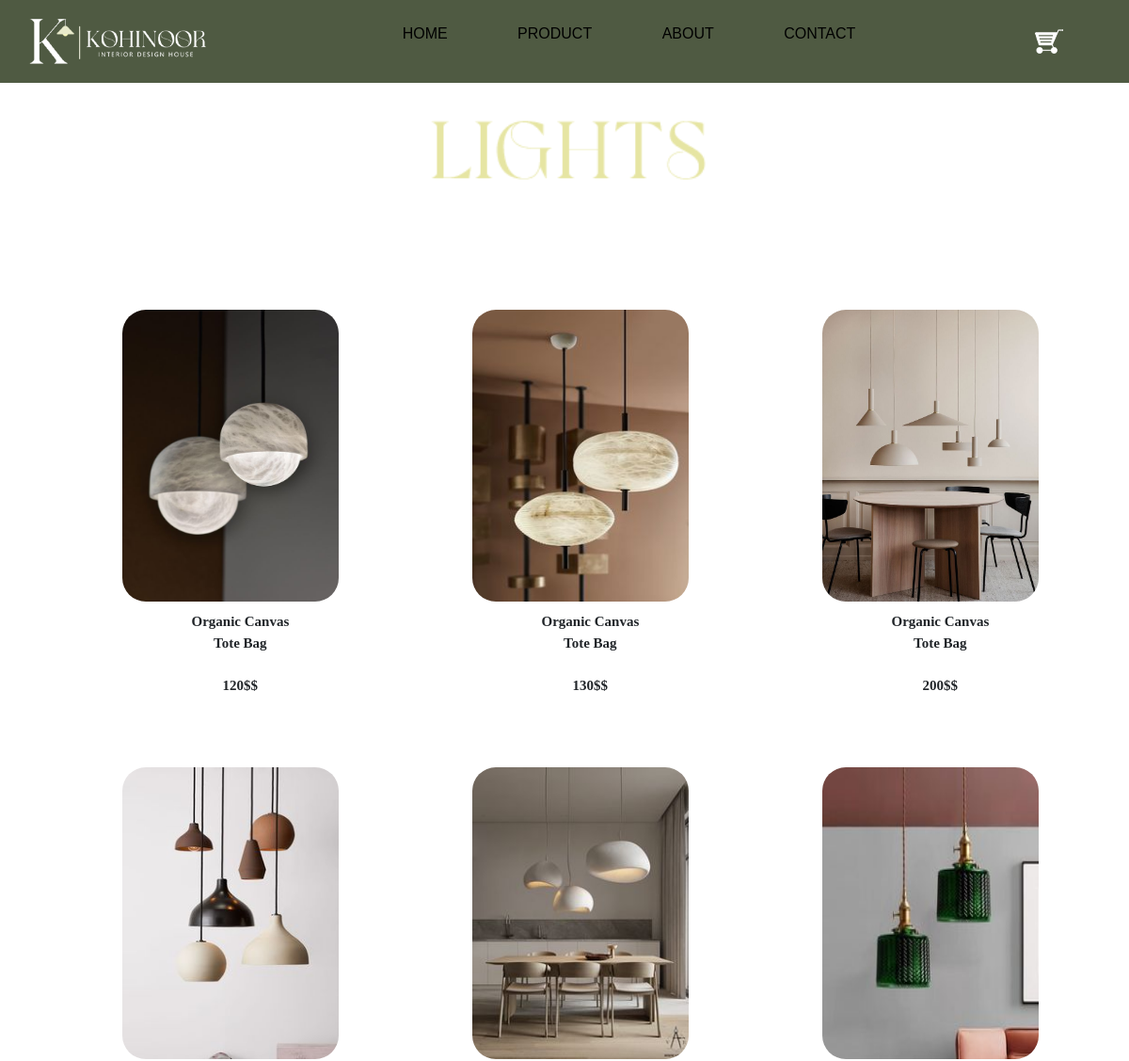
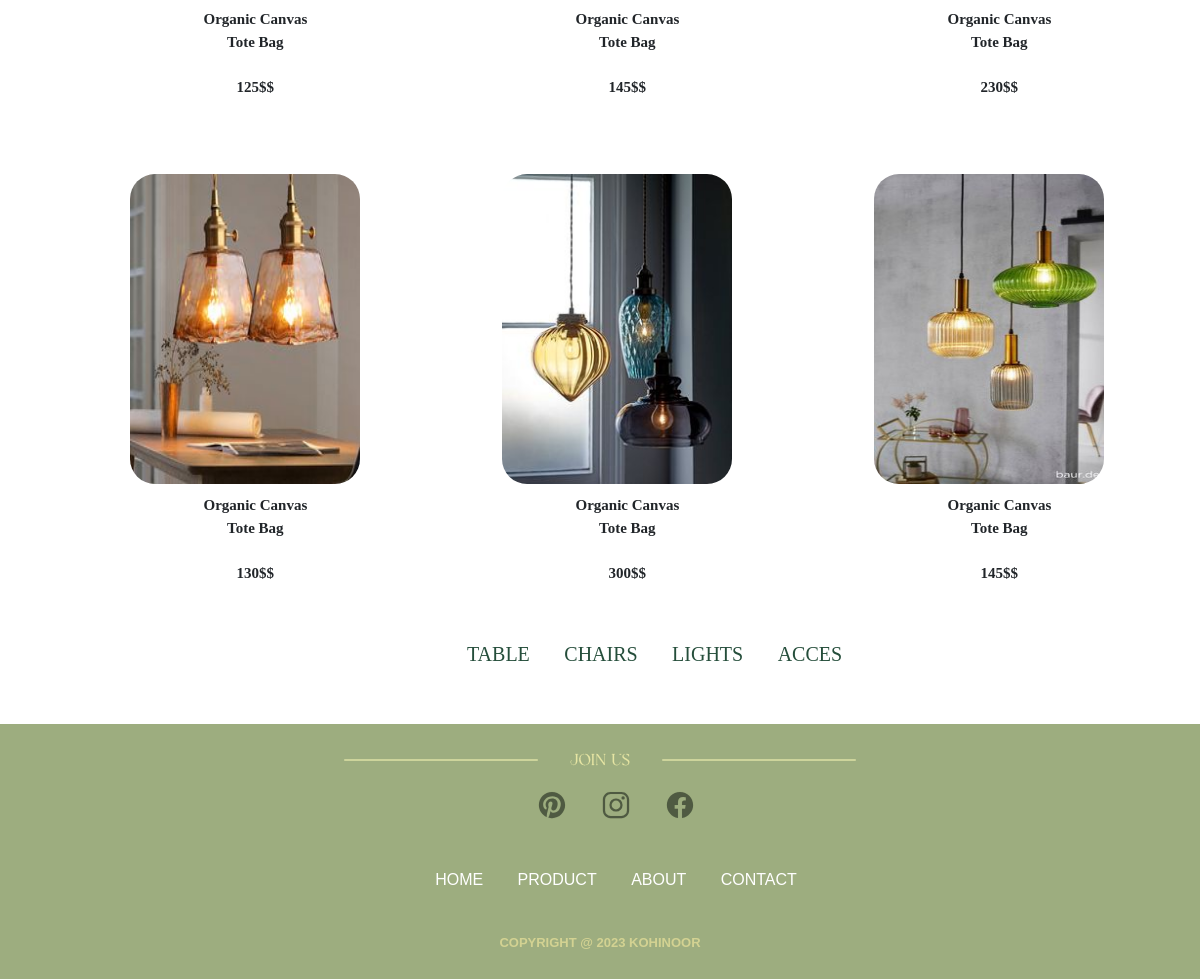
The app's page /lights.php, older data (2 pictures, top to bottom).
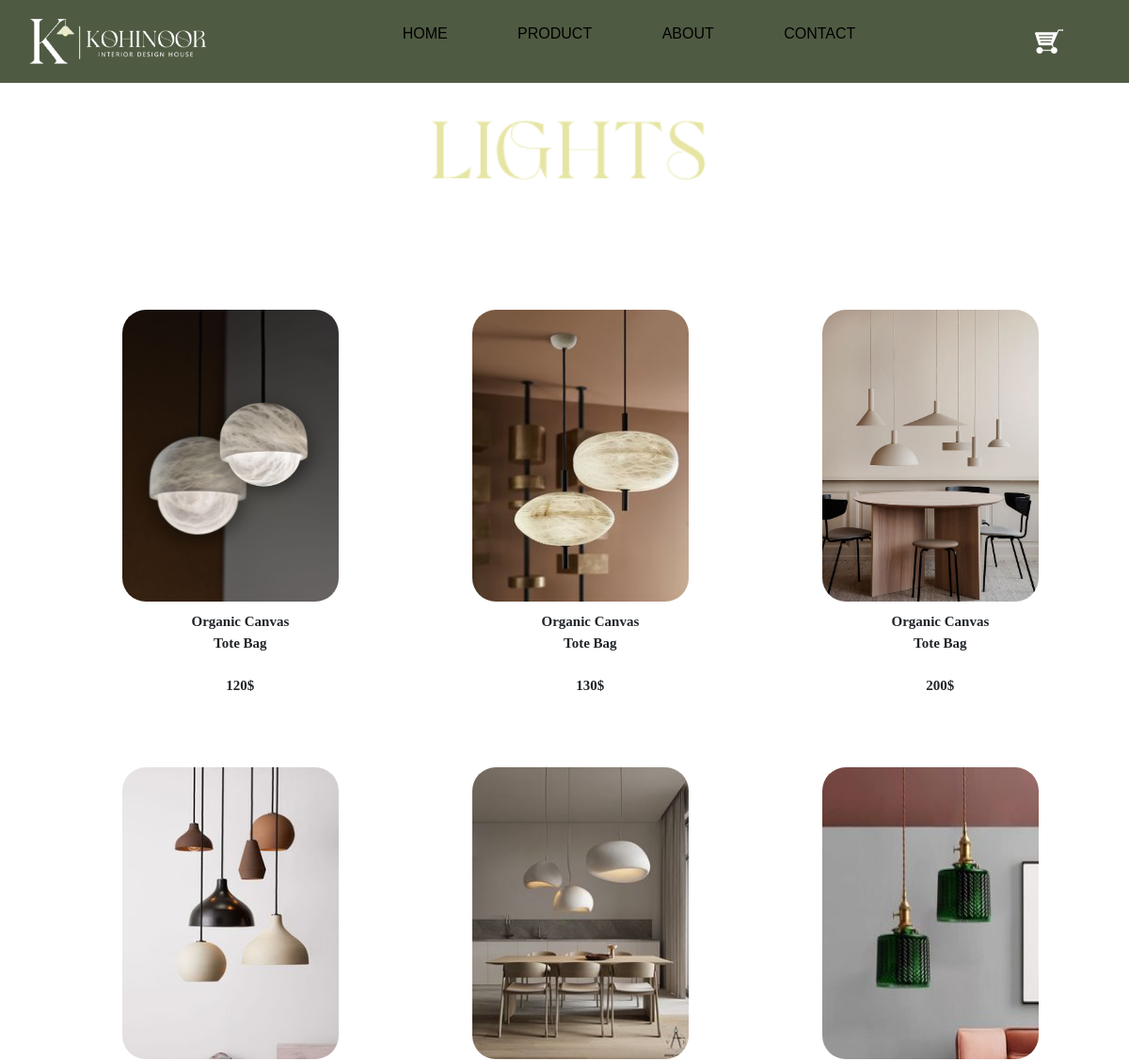
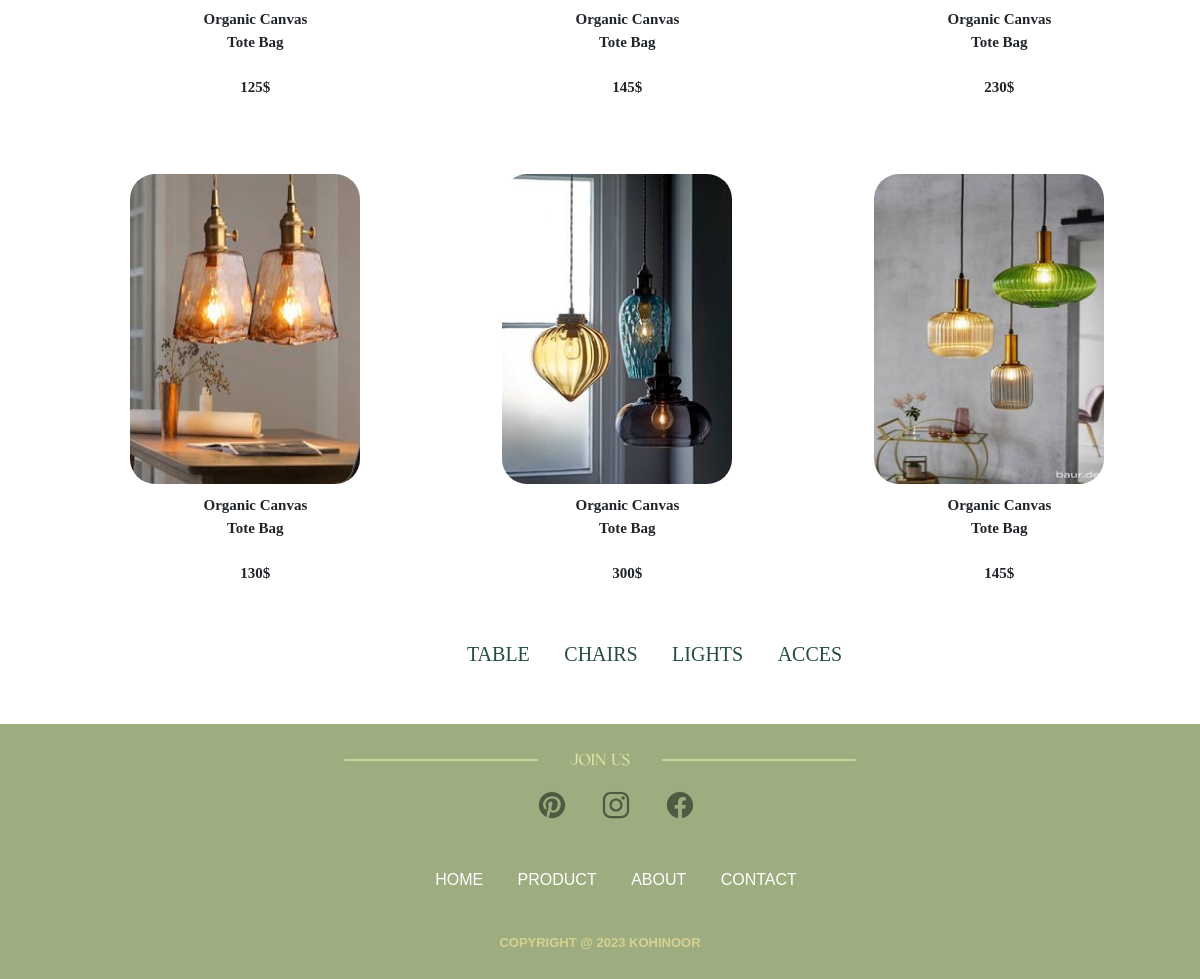
The same page, newer data (2 pictures, top to bottom).
### tables this page shows
CREATE TABLE `products` (
  `id` int(255) NOT NULL,
  `img` varchar(255) NOT NULL,
  `name` varchar(255) NOT NULL,
  `title` varchar(255) NOT NULL,
  `description` varchar(255) NOT NULL,
  `prix` int(255) NOT NULL,
  `categorie` varchar(255) NOT NULL
);

### lights.php (the view, shortened to what this page needs)
<?php
@include('connexion.php');
$query = "SELECT * FROM products WHERE categorie = 'lights'";
$result = mysqli_query($conn, $query);
?>
<!DOCTYPE html>
<html lang="en">
<head>
    <?php @include_once('header.php'); ?>
</head>
<body>
    <div>
        <?php @include_once('navbar.php'); ?>
    </div>
    <div>
        <img src="images/light.png" class="product">
    </div>
    <div class="product-img">
        <div class="container">
            <div class="row">
                <?php
                if ($result) {
                    $count = 0;
                    while ($row = mysqli_fetch_assoc($result)) {
                        if ($count % 3 == 0) {
                            echo '<div class="row">';
                        }
                        echo '<div class="col-sm-4">';
                        echo '<a href="product-description.php?id=' . $row['id'] . '"><img src="images/' . $row['img'] . '" alt=""></a>';
                        echo '<p class="par">' . $row['title'] . '<br><br>' . $row['prix'] ."$" . '</p>';
                        echo '</div>';
                        $count++;
                        if ($count % 3 == 0) {
                            echo '</div>';
                        }
                    }
                }
                ?>
            </div>
        </div>
    </div>
    <br>
    <div class="menu-product">
        <ul class="menu">
            <li><a href="tables.php">TABLE</a></li>
            <li><a href="chairs.php">CHAIRS</a></li>
            <li><a href="lights.php">LIGHTS</a></li>
            <li><a href="acces.php">ACCES</a></li>
            <br>
            <br>
        </ul>
    </div>
</body>
<?php @include_once('footer.php'); ?>
</html>

Row changes from the older to the newer data that the page shows:
changed products (number 1 of 9 on the later page): prix "120$" → "120"
changed products (number 2 of 9 on the later page): prix "130$" → "130"
changed products (number 3 of 9 on the later page): prix "200$" → "200"
changed products (number 4 of 9 on the later page): prix "125$" → "125"
changed products (number 5 of 9 on the later page): prix "145$" → "145"
changed products (number 6 of 9 on the later page): prix "230$" → "230"
changed products (number 7 of 9 on the later page): prix "130$" → "130"
changed products (number 8 of 9 on the later page): prix "300$" → "300"
changed products (number 9 of 9 on the later page): prix "145$" → "145"
